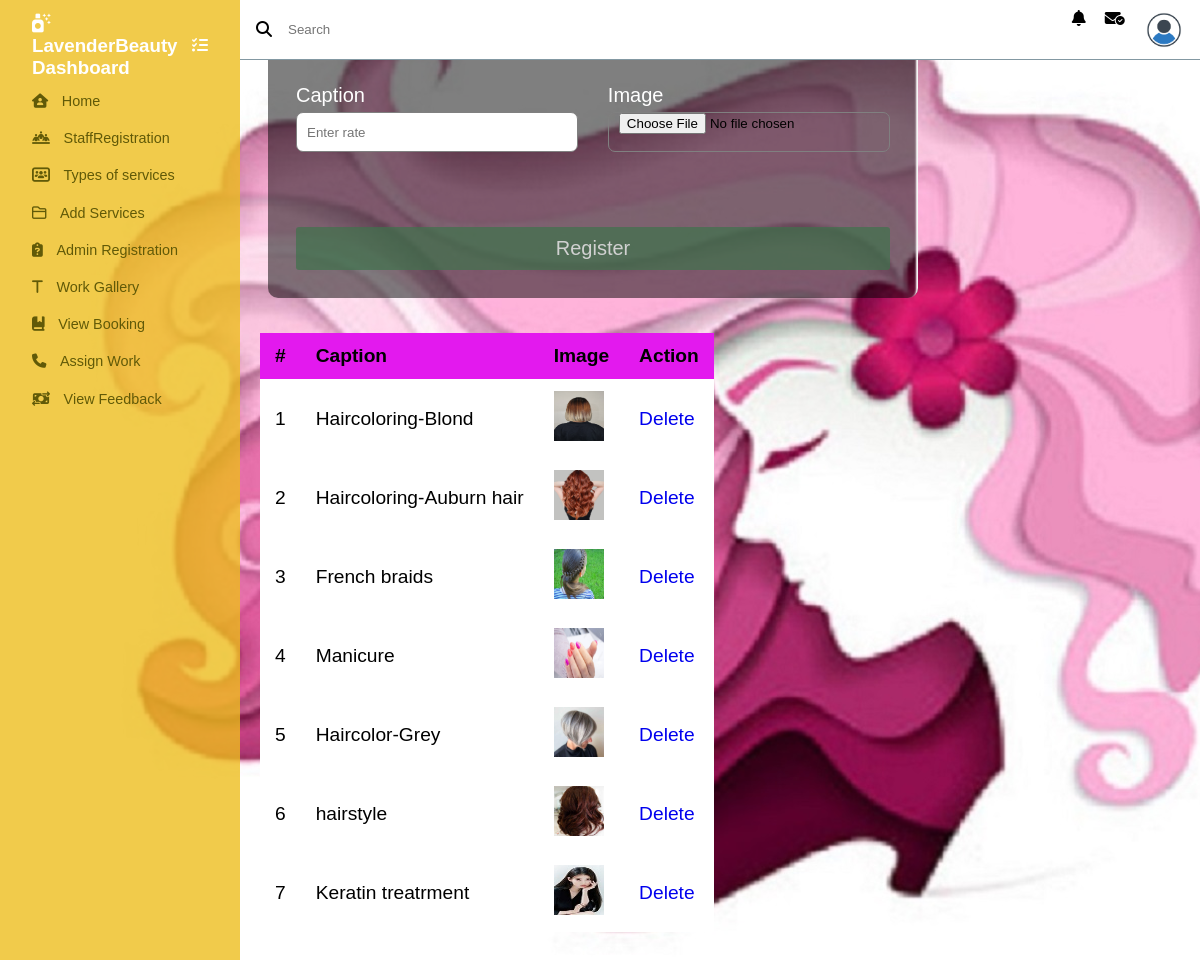
Page /adminboutique/Work/ (signed in) on the committed database.
### Admin/models.py (models this page shows)
class tbl_workgalary(models.Model):
    workdate=models.DateField(auto_now_add=True)
    caption=models.CharField(max_length=40)
    image=models.FileField(upload_to="Workpic/")

### Admin/views.py (the view)
# urls.py: path('Work/',views.work,name="work"),
def work(request):
    if 'aid' in request.session:
        workdata=tbl_workgalary.objects.all()
        if request.method=="POST":
            tbl_workgalary.objects.create(caption=request.POST.get('caption'),image=request.FILES.get('image'))
            return redirect('adminboutique:work')
        else:
            return render(request,'Admin/Workgalary.html',{'work':workdata})
    else:
        return redirect('webguest:login')

### Admin/Templates/Admin/Workgalary.html (shortened to what this page needs)
{% extends 'Admin/Header.html' %}
{% load static %}
{% block content%}
<!DOCTYPE html>
<html lang="en">
<head>
</head>
<body>
    <div class="container">
        <h1 class="form-title">Work Gallery</h1>
        <form action="#" method="post" enctype="multipart/form-data">
          <div class="main-user-info">
            <div class="user-input-box">
              <label for="rate">Caption</label>
              <input type="text"
                      id="caption"
                      name="caption"
                      placeholder="Enter rate" value="{{data.caption}}"/>
            </div>
            <div class="user-input-box">
                <label for="phoneNumber">Image</label>
                <input type="file"
                        id="image"
                        name="image"
                        placeholder="Upload Proof" value="{{data.image}}"/>
              </div>
          </div>
          <div class="form-submit-btn">
            <input type="submit" value="Register">
          </div>
        </form>
    </div>
    <table class="content-table">
        <tr>
            <th>#</th>
            <th>Caption</th>
            <th>Image</th>
            <th>Action</th>
        </tr>
        {% for i in work %}
        <tr>
            <td>{{forloop.counter}}</td>
            <td>{{i.caption}}</td>
            <td><img src="{{i.image.url}}" width="50" height="50"></td>
            <td><a href="{% url 'adminboutique:deletework' i.id %}">Delete</a></td>
        </tr>
        {% endfor %}
    </table>
</body>
</html>
{% endblock content %}

### rows in the picture
tbl_workgalary: caption "Haircoloring-Blond", image (picture)
tbl_workgalary: caption "Haircoloring-Auburn hair", image (picture)
tbl_workgalary: caption "French braids", image (picture)
tbl_workgalary: caption "Manicure", image (picture)
tbl_workgalary: caption "Haircolor-Grey", image (picture)
tbl_workgalary: caption "hairstyle", image (picture)
tbl_workgalary: caption "Keratin treatrment", image (picture)
